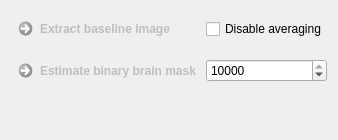
     <widget class="QWidget" name="tab_2">
      <attribute name="title">
       <string>Other</string>
      </attribute>
      <layout class="QGridLayout" name="gridLayout_9">
       <item row="1" column="0">
        <widget class="QCommandLinkButton" name="m_ExtractBrainMask">
         <property name="enabled">
          <bool>false</bool>
         </property>
         <property name="toolTip">
          <string>If multiple baseline acquisitions are present, the default behaviour is to output an averaged image.</string>
         </property>
         <property name="statusTip">
          <string/>
         </property>
         <property name="whatsThis">
          <string notr="true"/>
         </property>
         <property name="text">
          <string>Estimate binary brain mask</string>
         </property>
        </widget>
       </item>
       <item row="1" column="1">
        <widget class="QSpinBox" name="m_BrainMaskIterationsBox">
         <property name="toolTip">
          <string>Maximum number of iterations.</string>
         </property>
         <property name="maximum">
          <number>10000</number>
         </property>
         <property name="value">
          <number>10000</number>
         </property>
        </widget>
       </item>
       <item row="2" column="0">
        <spacer name="verticalSpacer_3">
         <property name="orientation">
          <enum>Qt::Vertical</enum>
         </property>
         <property name="sizeHint" stdset="0">
          <size>
           <width>20</width>
           <height>40</height>
          </size>
         </property>
        </spacer>
       </item>
       <item row="0" column="0">
        <widget class="QCommandLinkButton" name="m_ButtonExtractB0">
         <property name="enabled">
          <bool>false</bool>
         </property>
         <property name="toolTip">
          <string>If multiple baseline acquisitions are present, the default behaviour is to output an averaged image.</string>
         </property>
         <property name="statusTip">
          <string/>
         </property>
         <property name="whatsThis">
          <string notr="true"/>
         </property>
         <property name="text">
          <string>Extract baseline image</string>
         </property>
        </widget>
       </item>
       <item row="0" column="1">
        <widget class="QCheckBox" name="m_CheckExtractAll">
         <property name="toolTip">
          <string>Create a 3D+t data set containing all b0 images as timesteps</string>
         </property>
         <property name="text">
          <string>Disable averaging</string>
         </property>
        </widget>
       </item>
      </layout>
     </widget>
